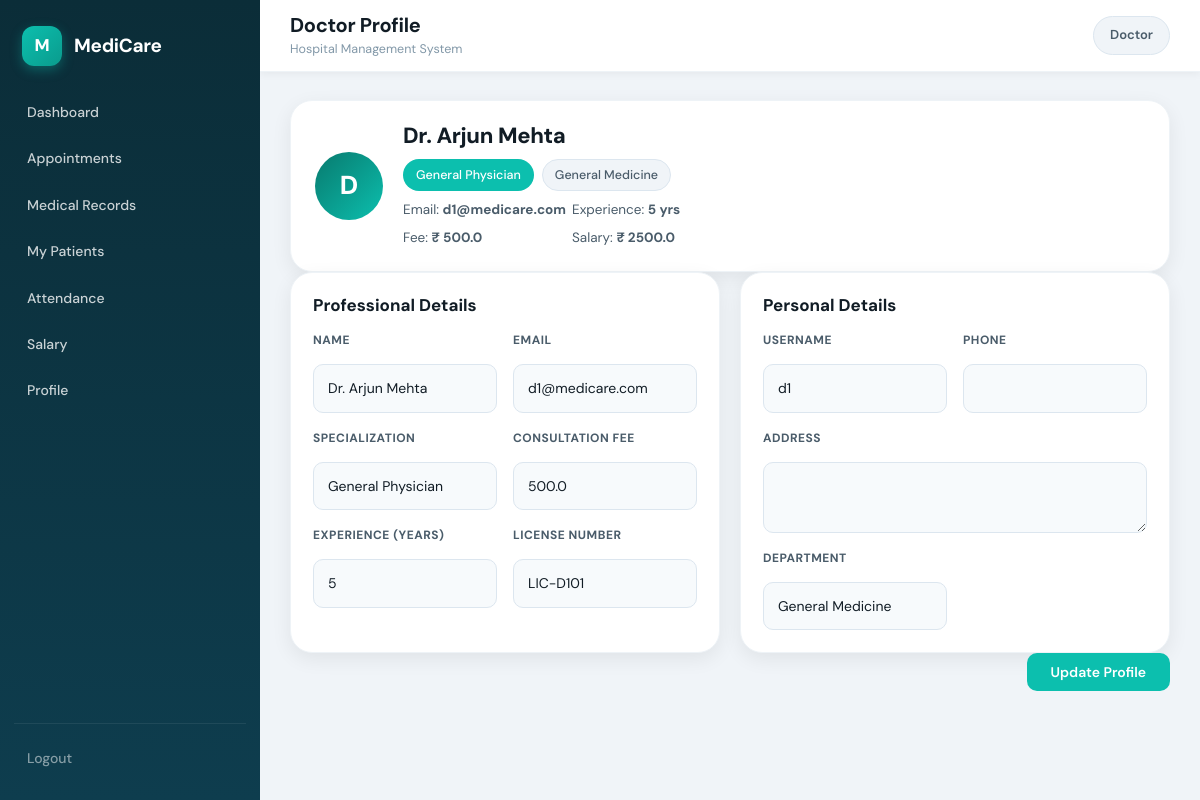
The page /doctor/profile (signed in) on the database its author committed.
### tables this page shows
CREATE TABLE users (
    id INTEGER PRIMARY KEY AUTOINCREMENT,
    username TEXT UNIQUE NOT NULL,
    email TEXT UNIQUE NOT NULL,
    password_hash TEXT NOT NULL,
    name TEXT NOT NULL,
    role TEXT NOT NULL CHECK(role IN ('patient','doctor','staff','admin')),
    phone TEXT,
    address TEXT,
    gender TEXT CHECK(gender IN ('male','female','other')),
    blood_group TEXT CHECK(blood_group IN ('A+','A-','B+','B-','O+','O-','AB+','AB-')),
    is_active INTEGER DEFAULT 1,
    created_at TIMESTAMP DEFAULT CURRENT_TIMESTAMP
);

CREATE TABLE doctors (
    id INTEGER PRIMARY KEY AUTOINCREMENT,
    user_id INTEGER UNIQUE NOT NULL,
    specialization TEXT NOT NULL,
    department_id INTEGER,
    consultation_fee REAL DEFAULT 0,
    license_number TEXT UNIQUE,
    per_day_salary REAL DEFAULT 0,
    experience_years INTEGER DEFAULT 0,
    FOREIGN KEY(user_id) REFERENCES users(id) ON DELETE CASCADE,
    FOREIGN KEY(department_id) REFERENCES departments(id) ON DELETE SET NULL
);

CREATE TABLE departments (
        id INTEGER PRIMARY KEY AUTOINCREMENT,
        name TEXT UNIQUE NOT NULL,
        description TEXT,
        department_type TEXT NOT NULL CHECK(department_type IN ('doctor', 'staff'))
    );

### app.py (the view, shortened to what this page needs)
@app.route('/doctor/profile', methods=['GET', 'POST'])
def doctor_profile():
    if session.get('role') != 'doctor':
        return redirect('/')
    user_id = session.get('user_id')
    conn = get_connection()
    cur = conn.cursor()
    cur.execute("""
        SELECT
            u.username,
            u.name,
            u.email,
            u.phone,
            u.address,
            u.created_at,
            d.specialization,
            d.consultation_fee,
            d.per_day_salary,
            d.license_number,
            d.experience_years,
            dep.name AS department_name
        FROM users u
        JOIN doctors d ON d.user_id = u.id
        LEFT JOIN departments dep ON dep.id = d.department_id
        WHERE u.id=?
    """, (user_id,))
    doctor = cur.fetchone()
    conn.close()
    return render_template(
        'profile/doctor_profile.html',
        doctor=doctor
    )

### app.py (called while the page is built)
def get_connection():
    conn = sqlite3.connect('database.db')
    conn.row_factory = sqlite3.Row
    conn.execute("PRAGMA foreign_keys = ON")
    return conn

### templates/profile/doctor_profile.html (shortened to what this page needs)
{% extends "base.html" %}
{% block page_title %}Doctor Profile{% endblock %}
{% block content %}
<link rel="stylesheet" href="/static/css/style.css">
<div class="doctor-profile">
<form method="POST" action="/doctor/profile/update" class="doctor-form">
    <div class="doctor-header">
        <div class="doctor-avatar">
            {{ doctor.name[0]|upper }}
        </div>
        <div class="doctor-info">
            <h1>{{ doctor.name }}</h1>
            <div class="tags">
                {% if doctor.specialization!='' %}
                <span class="tag primary">{{ doctor.specialization }}</span>
                {% else %}
                <span class="tag primary">None</span>
                {% endif %}
                <span class="tag">{{ doctor.department_name or 'Unassigned' }}</span>
            </div>
            <div class="doctor-meta">
                <div><span>Email:</span> <strong>{{ doctor.email }}</strong></div>
                <div><span>Experience:</span> <strong>{{ doctor.experience_years }} yrs</strong></div>
                <div><span>Fee:</span> <strong>₹ {{ doctor.consultation_fee }}</strong></div>
                <div><span>Salary:</span> <strong>₹ {{ doctor.per_day_salary }}</strong></div>
            </div>
        </div>
    </div>
    <div class="doctor-grid">
        <div class="profile-card">
            <h3>Professional Details</h3>
            <div class="field-grid">
                <div class="field-group">
                    <label>Name</label>
                    <input name="name" value="{{ doctor.name }}" required>
                </div>
                <div class="field-group">
                    <label>Email</label>
                    <input name="email" type="email" value="{{ doctor.email }}" required>
                </div>
                <div class="field-group">
                    <label>Specialization</label>
                    <input name="specialization" value="{{ doctor.specialization }}">
                </div>
                <div class="field-group">
                    <label>Consultation Fee</label>
                    <input name="consultation_fee" type="number" min="0" value="{{ doctor.consultation_fee }}">
                </div>
                <div class="field-group">
                    <label>Experience (Years)</label>
                    <input name="experience_years" type="number" min="0" value="{{ doctor.experience_years }}">
                </div>
                <div class="field-group">
                    <label>License Number</label>
                    <input name="license_number" value="{{ doctor.license_number }}">
                </div>
            </div>
        </div>
        <div class="profile-card">
            <h3>Personal Details</h3>
            <div class="field-grid">
                <div class="field-group">
                    <label>Username</label>
                    <input value="{{ doctor.username }}" disabled>
                </div>
                <div class="field-group">
                    <label>Phone</label>
                    <input name="phone"
                           value="{{ doctor.phone or '' }}"
                           type="tel"
                           pattern="[0-9]{10}"
                           maxlength="10"
                           inputmode="numeric"
                           oninput="this.value=this.value.replace(/[^0-9]/g,'').slice(0,10)">
                </div>
                <div class="field-group field-full">
                    <label>Address</label>
                    <textarea name="address">{{ doctor.address or '' }}</textarea>
                </div>
                <div class="field-group">
                    <label>Department</label>
                    <input value="{{ doctor.department_name or 'Not Assigned' }}" disabled>
                </div>
            </div>
        </div>
    </div>
    <div class="form-actions">
        <button type="submit">Update Profile</button>
    </div>
</form>
</div>
{% endblock %}

### rows shown on the page
users: name "D", name "Dr. Arjun Mehta", email "d1@medicare.com", username "d1"
doctors: specialization "General Physician", experience_years "5", consultation_fee "500.0", per_day_salary "2500.0", license_number "LIC-D101"
departments: name "General Medicine"

### other values the page prints
{{ session.get('role', 'User')|capitalize }} "Doctor"
